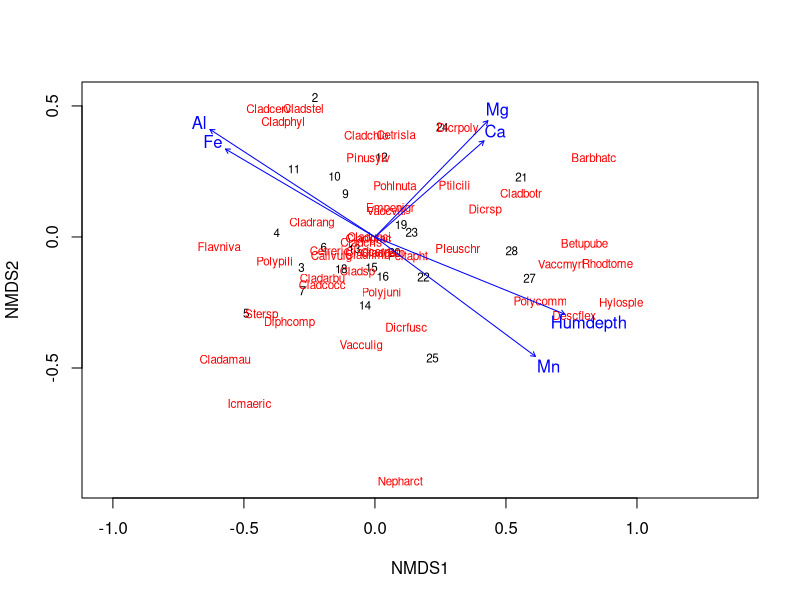
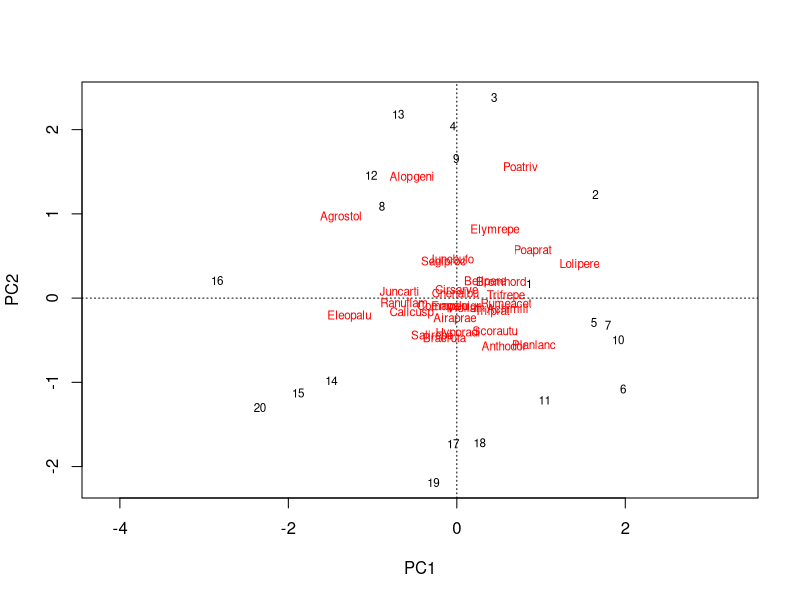
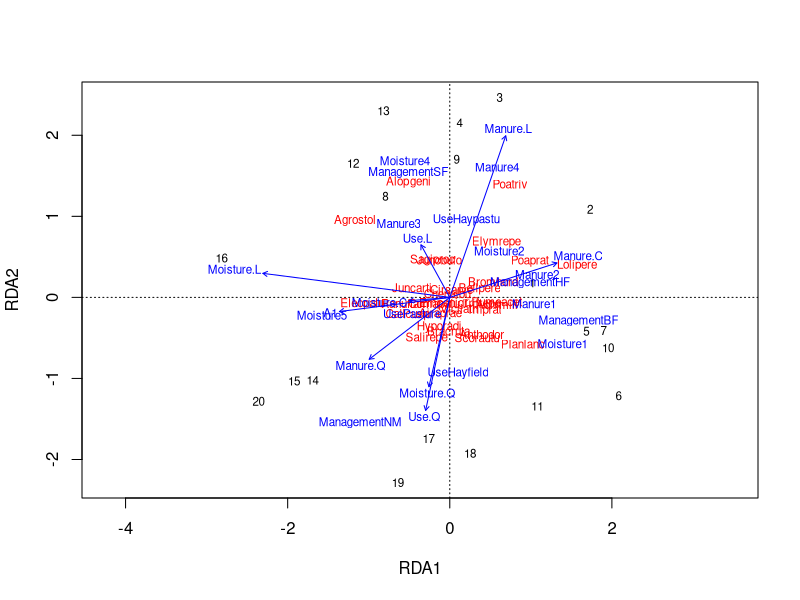
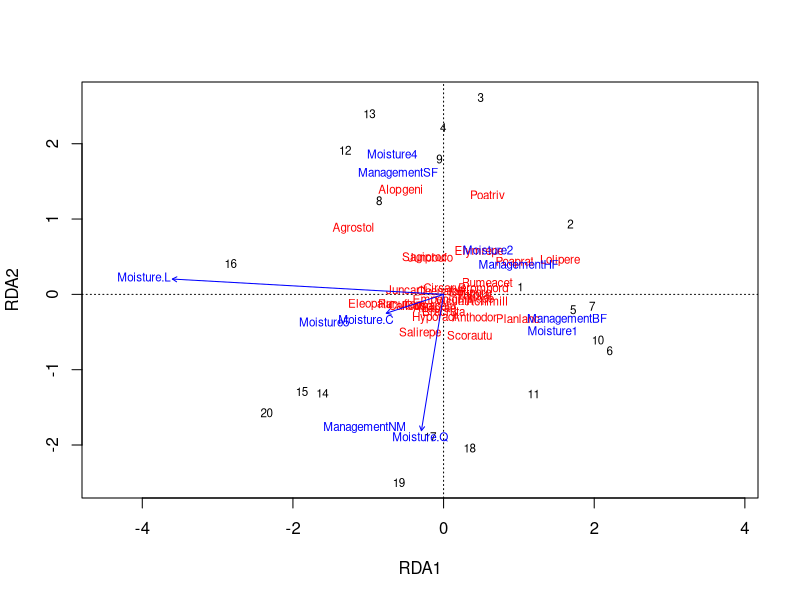
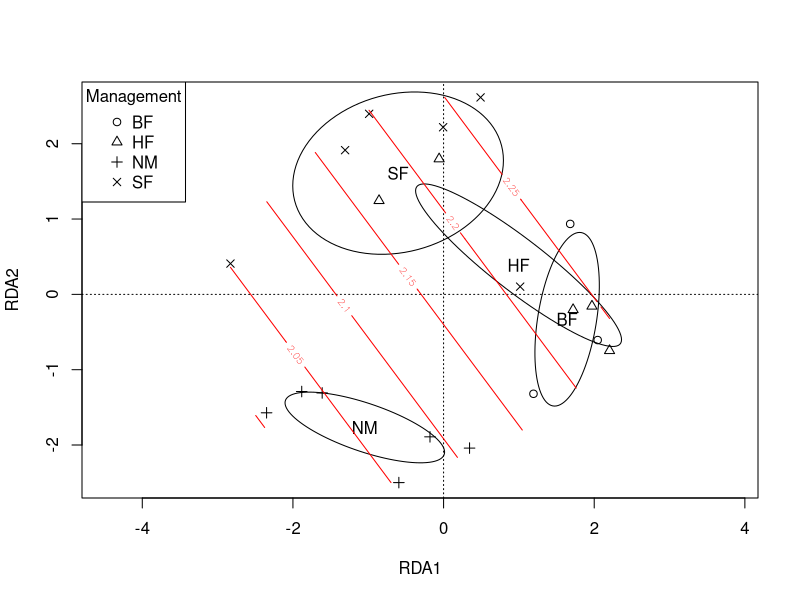

These charts were generated, in order, by the following R code:
library(vegan)


### Name: vegan-package
### Title: Community Ecology Package: Ordination, Diversity and
###   Dissimilarities
### Aliases: vegan-package vegan
### Keywords: package multivariate univar models spatial nonparametric
###   htest regression

### ** Examples

### Example 1: Unconstrained ordination
## NMDS
data(varespec)
data(varechem)
ord <- metaMDS(varespec)
plot(ord, type = "t")
## Fit environmental variables
ef <- envfit(ord, varechem)
ef
plot(ef, p.max = 0.05)
### Example 2: Constrained ordination (RDA)
## The example uses formula interface to define the model
data(dune)
data(dune.env)
## No constraints: PCA
mod0 <- rda(dune ~ 1, dune.env)
mod0
plot(mod0)
## All environmental variables: Full model
mod1 <- rda(dune ~ ., dune.env)
mod1
plot(mod1)
## Automatic selection of variables by permutation P-values
mod <- ordistep(mod0, scope=formula(mod1))
mod
plot(mod)
## Permutation test for all variables
anova(mod)
## Permutation test of "type III" effects, or significance when a term
## is added to the model after all other terms
anova(mod, by = "margin")
## Plot only sample plots, use different symbols and draw SD ellipses 
## for Managemenet classes
plot(mod, display = "sites", type = "n")
with(dune.env, points(mod, disp = "si", pch = as.numeric(Management)))
with(dune.env, legend("topleft", levels(Management), pch = 1:4,
  title = "Management"))
with(dune.env, ordiellipse(mod, Management, label = TRUE))
## add fitted surface of diversity to the model
ordisurf(mod, diversity(dune), add = TRUE)
### Example 3: analysis of dissimilarites a.k.a. non-parametric
### permutational anova
adonis(dune ~ ., dune.env)
adonis(dune ~ Management + Moisture, dune.env)
